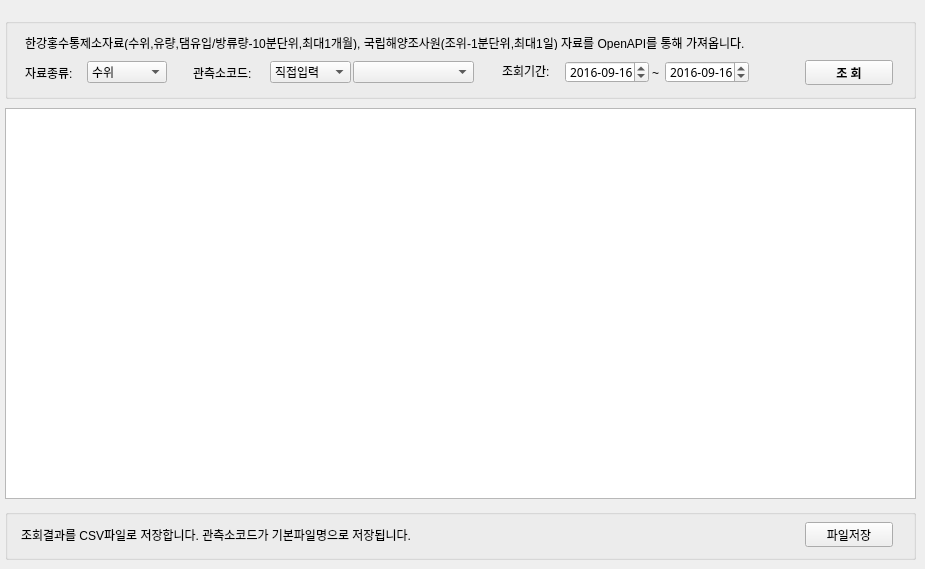
     <widget class="QWidget" name="tab_2">
      <attribute name="title">
       <string>OpenAPI 자료조회</string>
      </attribute>
      <widget class="QTableWidget" name="tbl_apiData">
       <property name="geometry">
        <rect>
         <x>5</x>
         <y>108</y>
         <width>911</width>
         <height>391</height>
        </rect>
       </property>
       <property name="font">
        <font>
         <weight>50</weight>
         <bold>false</bold>
        </font>
       </property>
      </widget>
      <widget class="QGroupBox" name="groupBox_5">
       <property name="geometry">
        <rect>
         <x>5</x>
         <y>18</y>
         <width>911</width>
         <height>81</height>
        </rect>
       </property>
       <property name="title">
        <string/>
       </property>
       <widget class="QLabel" name="label_15">
        <property name="geometry">
         <rect>
          <x>647</x>
          <y>47</y>
          <width>16</width>
          <height>16</height>
         </rect>
        </property>
        <property name="text">
         <string>~</string>
        </property>
       </widget>
       <widget class="QLabel" name="label_3">
        <property name="geometry">
         <rect>
          <x>188</x>
          <y>47</y>
          <width>71</width>
          <height>16</height>
         </rect>
        </property>
        <property name="text">
         <string>관측소코드:</string>
        </property>
       </widget>
       <widget class="QDateTimeEdit" name="dt_apiEndDt">
        <property name="geometry">
         <rect>
          <x>660</x>
          <y>43</y>
          <width>84</width>
          <height>22</height>
         </rect>
        </property>
        <property name="font">
         <font>
          <family>굴림</family>
          <pointsize>9</pointsize>
          <weight>50</weight>
          <bold>false</bold>
         </font>
        </property>
        <property name="date">
         <date>
          <year>2016</year>
          <month>9</month>
          <day>16</day>
         </date>
        </property>
        <property name="time">
         <time>
          <hour>0</hour>
          <minute>0</minute>
          <second>0</second>
         </time>
        </property>
        <property name="displayFormat">
         <string>yyyy-MM-dd</string>
        </property>
       </widget>
       <widget class="QLabel" name="label_2">
        <property name="geometry">
         <rect>
          <x>20</x>
          <y>47</y>
          <width>61</width>
          <height>16</height>
         </rect>
        </property>
        <property name="text">
         <string>자료종류:</string>
        </property>
       </widget>
       <widget class="QComboBox" name="cb_apiObsCodeType">
        <property name="geometry">
         <rect>
          <x>265</x>
          <y>43</y>
          <width>81</width>
          <height>22</height>
         </rect>
        </property>
        <property name="font">
         <font>
          <weight>50</weight>
          <bold>false</bold>
         </font>
        </property>
        <item>
         <property name="text">
          <string>직접입력</string>
         </property>
        </item>
        <item>
         <property name="text">
          <string>목록선택</string>
         </property>
        </item>
       </widget>
       <widget class="QDateTimeEdit" name="dt_apiStartDt">
        <property name="geometry">
         <rect>
          <x>560</x>
          <y>43</y>
          <width>84</width>
          <height>22</height>
         </rect>
        </property>
        <property name="font">
         <font>
          <family>굴림</family>
          <pointsize>9</pointsize>
          <weight>50</weight>
          <bold>false</bold>
         </font>
        </property>
        <property name="date">
         <date>
          <year>2016</year>
          <month>9</month>
          <day>16</day>
         </date>
        </property>
        <property name="time">
         <time>
          <hour>0</hour>
          <minute>0</minute>
          <second>0</second>
         </time>
        </property>
        <property name="displayFormat">
         <string>yyyy-MM-dd</string>
        </property>
       </widget>
       <widget class="QPushButton" name="btn_apiSearch">
        <property name="geometry">
         <rect>
          <x>800</x>
          <y>42</y>
          <width>88</width>
          <height>25</height>
         </rect>
        </property>
        <property name="font">
         <font>
          <weight>75</weight>
          <bold>true</bold>
         </font>
        </property>
        <property name="text">
         <string>조 회</string>
        </property>
       </widget>
       <widget class="QLineEdit" name="txt_apiObsCode">
        <property name="geometry">
         <rect>
          <x>348</x>
          <y>44</y>
          <width>121</width>
          <height>20</height>
         </rect>
        </property>
        <property name="font">
         <font>
          <weight>50</weight>
          <bold>false</bold>
         </font>
        </property>
       </widget>
       <widget class="QLabel" name="label_4">
        <property name="geometry">
         <rect>
          <x>497</x>
          <y>47</y>
          <width>56</width>
          <height>12</height>
         </rect>
        </property>
        <property name="text">
         <string>조회기간:</string>
        </property>
       </widget>
       <widget class="QComboBox" name="cb_apiObsType">
        <property name="geometry">
         <rect>
          <x>82</x>
          <y>43</y>
          <width>80</width>
          <height>22</height>
         </rect>
        </property>
        <property name="font">
         <font>
          <weight>50</weight>
          <bold>false</bold>
         </font>
        </property>
        <item>
         <property name="text">
          <string>수위</string>
         </property>
        </item>
        <item>
         <property name="text">
          <string>유량</string>
         </property>
        </item>
        <item>
         <property name="text">
          <string>강우</string>
         </property>
        </item>
        <item>
         <property name="text">
          <string>댐유입량</string>
         </property>
        </item>
        <item>
         <property name="text">
          <string>댐방류량</string>
         </property>
        </item>
        <item>
         <property name="text">
          <string>조위</string>
         </property>
        </item>
       </widget>
       <widget class="QComboBox" name="cb_apiObsCode">
        <property name="geometry">
         <rect>
          <x>348</x>
          <y>43</y>
          <width>121</width>
          <height>22</height>
         </rect>
        </property>
        <property name="font">
         <font>
          <weight>50</weight>
          <bold>false</bold>
         </font>
        </property>
        <property name="maxCount">
         <number>2147483647</number>
        </property>
       </widget>
       <widget class="QLabel" name="label_60">
        <property name="geometry">
         <rect>
          <x>20</x>
          <y>16</y>
          <width>882</width>
          <height>16</height>
         </rect>
        </property>
        <property name="text">
         <string>&lt;html&gt;&lt;head/&gt;&lt;body&gt;&lt;p&gt;한강홍수통제소자료(수위,유량,댐유입/방류량-10분단위,최대1개월), 국립해양조사원(조위-1분단위,최대1일) 자료를 OpenAPI를 통해 가져옵니다. &lt;/p&gt;&lt;/body&gt;&lt;/html&gt;</string>
        </property>
       </widget>
      </widget>
      <widget class="QGroupBox" name="groupBox_17">
       <property name="geometry">
        <rect>
         <x>5</x>
         <y>509</y>
         <width>911</width>
         <height>51</height>
        </rect>
       </property>
       <property name="title">
        <string/>
       </property>
       <widget class="QPushButton" name="btn_apiSaveCSV">
        <property name="geometry">
         <rect>
          <x>800</x>
          <y>13</y>
          <width>88</width>
          <height>25</height>
         </rect>
        </property>
        <property name="text">
         <string>파일저장</string>
        </property>
       </widget>
       <widget class="QLabel" name="label_23">
        <property name="geometry">
         <rect>
          <x>16</x>
          <y>18</y>
          <width>771</width>
          <height>16</height>
         </rect>
        </property>
        <property name="text">
         <string>조회결과를 CSV파일로 저장합니다. 관측소코드가 기본파일명으로 저장됩니다.</string>
        </property>
       </widget>
      </widget>
     </widget>
